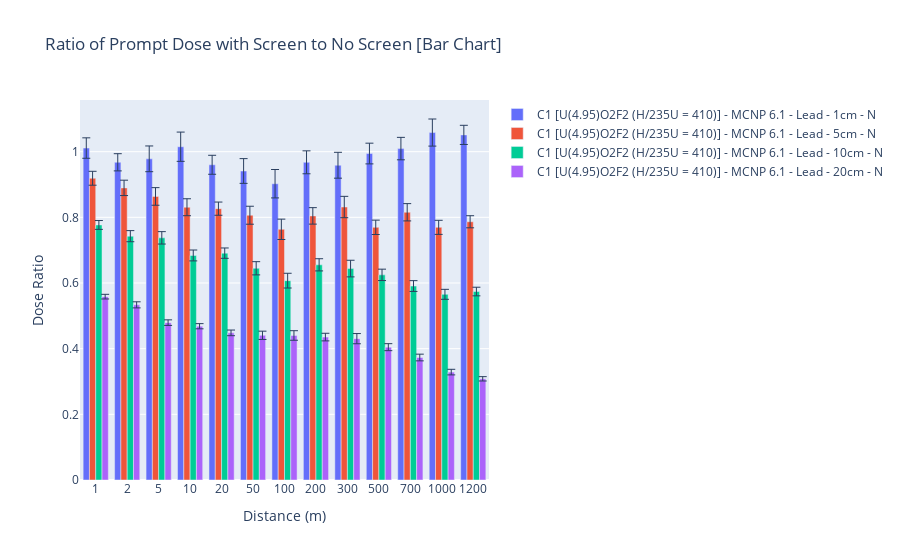

This figure's notebook cell:
### Code cell
plot_categorical_bar_chart(data, particles, screens, cases, codes, thicknesses)

### Figure 1 — Plotly figure (JSON) as saved in the notebook; plotly's stock layout.template omitted (floating-point values rounded to 4 significant figures)
{"data": [{"error_y": {"array": [0.03113, 0.02619, 0.03918, 0.04456, 0.02892, 0.03769, 0.04326, 0.0349, 0.03939, 0.03154, 0.03418, 0.04128, 0.02919], "thickness": 1, "type": "data", "visible": true}, "name": "C1 [U(4.95)O2F2 (H/235U = 410)] - MCNP 6.1 - Lead - 1cm - N", "type": "bar", "x": ["1", "2", "5", "10", "20", "50", "100", "200", "300", "500", "700", "1000", "1200"], "y": [1.011, 0.9677, 0.9782, 1.015, 0.9601, 0.9412, 0.9024, 0.9676, 0.9587, 0.9944, 1.009, 1.058, 1.051]}, {"error_y": {"array": [0.02119, 0.02338, 0.02681, 0.02581, 0.02011, 0.02736, 0.03101, 0.02508, 0.0325, 0.02189, 0.02634, 0.02142, 0.01843], "thickness": 1, "type": "data", "visible": true}, "name": "C1 [U(4.95)O2F2 (H/235U = 410)] - MCNP 6.1 - Lead - 5cm - N", "type": "bar", "x": ["1", "2", "5", "10", "20", "50", "100", "200", "300", "500", "700", "1000", "1200"], "y": [0.9191, 0.8897, 0.8637, 0.8308, 0.8265, 0.8065, 0.7635, 0.8044, 0.8315, 0.7696, 0.8155, 0.7695, 0.7866]}, {"error_y": {"array": [0.01347, 0.0169, 0.01891, 0.01658, 0.01575, 0.02014, 0.02244, 0.01859, 0.02534, 0.01734, 0.01648, 0.01517, 0.0131], "thickness": 1, "type": "data", "visible": true}, "name": "C1 [U(4.95)O2F2 (H/235U = 410)] - MCNP 6.1 - Lead - 10cm - N", "type": "bar", "x": ["1", "2", "5", "10", "20", "50", "100", "200", "300", "500", "700", "1000", "1200"], "y": [0.7769, 0.7427, 0.7376, 0.6839, 0.6909, 0.6449, 0.6072, 0.6554, 0.644, 0.6248, 0.5908, 0.5656, 0.5741]}, {"error_y": {"array": [0.007073, 0.009249, 0.008497, 0.007857, 0.008627, 0.01263, 0.01456, 0.01158, 0.01552, 0.01066, 0.01017, 0.008507, 0.006607], "thickness": 1, "type": "data", "visible": true}, "name": "C1 [U(4.95)O2F2 (H/235U = 410)] - MCNP 6.1 - Lead - 20cm - N", "type": "bar", "x": ["1", "2", "5", "10", "20", "50", "100", "200", "300", "500", "700", "1000", "1200"], "y": [0.5585, 0.5335, 0.4793, 0.4684, 0.4481, 0.4407, 0.4402, 0.4353, 0.4305, 0.4046, 0.3731, 0.3286, 0.3082]}], "layout": {"barmode": "group", "title": {"text": "Ratio of Prompt Dose with Screen to No Screen [Bar Chart]"}, "xaxis": {"ticktext": ["1", "2", "5", "10", "20", "50", "100", "200", "300", "500", "700", "1000", "1200"], "tickvals": ["1", "2", "5", "10", "20", "50", "100", "200", "300", "500", "700", "1000", "1200"], "title": {"text": "Distance (m)"}}, "yaxis": {"title": {"text": "Dose Ratio"}}}}
